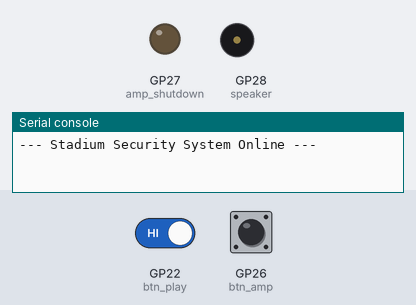
A program run on a simulated Raspberry Pi Pico running CircuitPython. Parts: output pins drawn as LEDs (lit = HIGH), buzzer (waves = sounding), the last lines printed to the serial console. The inputs (shaded band) are chosen by the test bench; at power-on: GP26 (btn_amp) HIGH, GP22 (btn_play) HIGH.

Above: at 1.2 s.
1.3 s: GP26 (btn_amp) pulled LOW for 0.15 s
At 1.37 s:
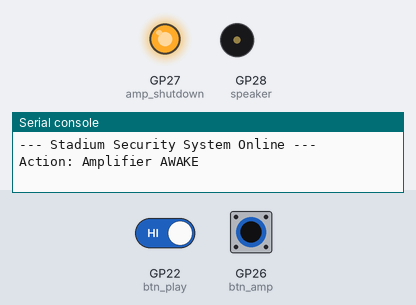
4.5 s: GP26 (btn_amp) pulled LOW for 3.2 s
At 8.5 s:
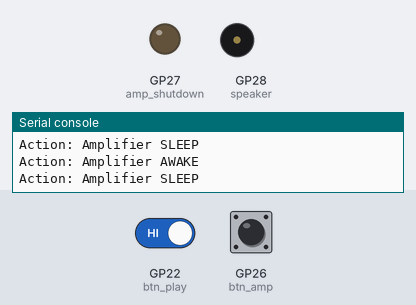
9.2 s: GP22 (btn_play) driven LOW and GP26 (btn_amp) driven LOW
At 9.37 s:
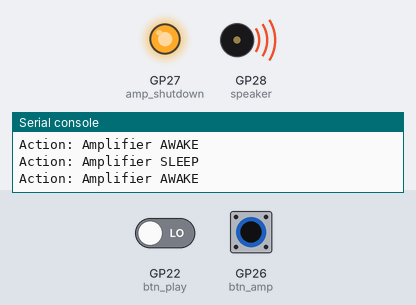
12.2 s: GP26 (btn_amp) driven HIGH
At 13.0 s:
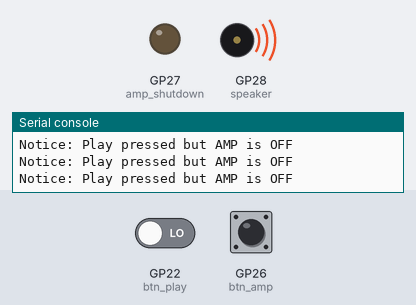
13.9 s: GP22 (btn_play) driven HIGH
At 14.4 s:
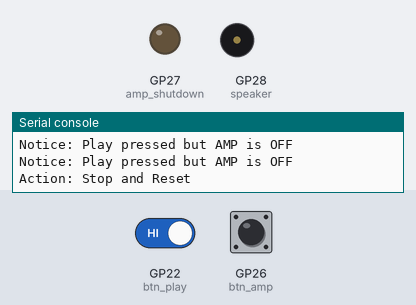
Timing chart, 0 to 16.5 s (numbered marks = the images above; inputs shaded):
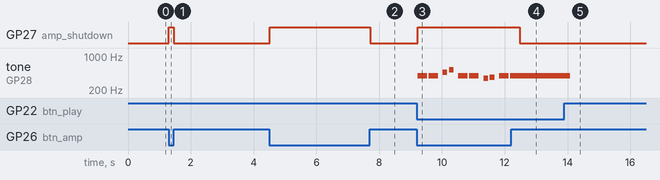

Measured:
- after the input at 1.3 s, GP27 (amp_shutdown): LOW → HIGH at once, → LOW 0.15 s later
- after the input at 4.5 s, GP27 (amp_shutdown): LOW → HIGH at once, → LOW 3.2 s later
- after the input at 9.2 s, GP27 (amp_shutdown): LOW → HIGH at once; tone on GP28 (speaker): plays 392 Hz for 0.30 s, 392 Hz for 0.30 s, 466 Hz for 0.15 s, 523 Hz for 0.15 s, 392 Hz for 0.30 s, 392 Hz for 0.30 s … (10 notes in this stretch), starting at once
- after the input at 12.2 s, GP27 (amp_shutdown): HIGH → LOW after 0.28 s; tone on GP28 (speaker): stops changing and stays 392 Hz
- after the input at 13.9 s, tone on GP28 (speaker): 392 Hz → silent after 0.18 s

The program:

SpeakerV4_Sigma3.py
```python
import board
import pwmio
import digitalio
import time

# --- Hardware Interface ---
# GP22 (Pin 29) -> Play Switch
btn_play = digitalio.DigitalInOut(board.GP22)
btn_play.direction = digitalio.Direction.INPUT
btn_play.pull = digitalio.Pull.UP

# GP26 (Pin 31) -> Amp Master Switch
btn_amp = digitalio.DigitalInOut(board.GP26)
btn_amp.direction = digitalio.Direction.INPUT
btn_amp.pull = digitalio.Pull.UP

# GP27 (Pin 32) -> PAM8302 SD Pin
amp_shutdown = digitalio.DigitalInOut(board.GP27)
amp_shutdown.direction = digitalio.Direction.OUTPUT
amp_shutdown.value = False

# GP28 (Pin 34) -> Audio Out
speaker = pwmio.PWMOut(board.GP28, frequency=440, duty_cycle=0, variable_frequency=True)

# --- Audio Generator ---
def get_panic_generator():
    pattern = [
        (392, 0.30), (0, 0.05), (392, 0.30), (0, 0.15),
        (466, 0.15), (0, 0.05), (523, 0.15), (0, 0.15),
        (392, 0.30), (0, 0.05), (392, 0.30), (0, 0.15),
        (349, 0.15), (0, 0.05), (370, 0.15), (0, 0.15)
    ]
    while True:
        for freq, duration in pattern:
            yield freq, duration

current_alarm = get_panic_generator()
print("--- Stadium Security System Online ---")

# --- Logic Loop ---
while True:
    # 1. Check Amp Switch
    if not btn_amp.value:
        if amp_shutdown.value == False:
            print("Action: Amplifier AWAKE")
        amp_shutdown.value = True
    else:
        if amp_shutdown.value == True:
            print("Action: Amplifier SLEEP")
        amp_shutdown.value = False

    # 2. Check Play Switch
    if not btn_play.value:
        # Check if Amp is actually on before playing
        if amp_shutdown.value == True:
            freq, duration = next(current_alarm)
            if freq > 0:
                speaker.frequency = freq
                speaker.duty_cycle = 32768
            else:
                speaker.duty_cycle = 0
            time.sleep(duration)
        else:
            # If Play is pressed but Amp is off, do nothing but alert user
            print("Notice: Play pressed but AMP is OFF")
            time.sleep(0.2)
    else:
        # Reset if play button is released
        if speaker.duty_cycle != 0:
            print("Action: Stop and Reset")
        speaker.duty_cycle = 0
        current_alarm = get_panic_generator()
        time.sleep(0.05)
```
